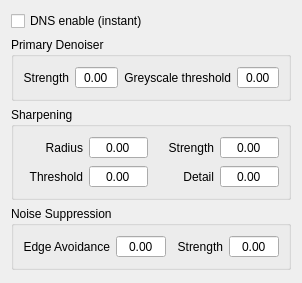
<?xml version="1.0" encoding="UTF-8"?>
<ui version="4.0">
 <class>Noise</class>
 <widget class="QWidget" name="Noise">
  <property name="geometry">
   <rect>
    <x>0</x>
    <y>0</y>
    <width>302</width>
    <height>283</height>
   </rect>
  </property>
  <property name="windowTitle">
   <string>Noise</string>
  </property>
  <layout class="QGridLayout" name="gridLayout">
   <item row="1" column="0">
    <widget class="QGroupBox" name="primaryDenoiser_gb">
     <property name="title">
      <string>Primary Denoiser</string>
     </property>
     <layout class="QGridLayout" name="gridLayout_2">
      <item row="0" column="1">
       <widget class="QDoubleSpinBox" name="primaryDenoiser_Strength_sb">
        <property name="alignment">
         <set>Qt::AlignCenter</set>
        </property>
        <property name="buttonSymbols">
         <enum>QAbstractSpinBox::NoButtons</enum>
        </property>
       </widget>
      </item>
      <item row="0" column="2">
       <widget class="QLabel" name="label_2">
        <property name="text">
         <string>Greyscale threshold</string>
        </property>
        <property name="alignment">
         <set>Qt::AlignRight|Qt::AlignTrailing|Qt::AlignVCenter</set>
        </property>
       </widget>
      </item>
      <item row="0" column="0">
       <widget class="QLabel" name="label">
        <property name="text">
         <string>Strength</string>
        </property>
        <property name="alignment">
         <set>Qt::AlignRight|Qt::AlignTrailing|Qt::AlignVCenter</set>
        </property>
       </widget>
      </item>
      <item row="0" column="3">
       <widget class="QDoubleSpinBox" name="primaryDenoiser_GrayscaleThreshold_sb">
        <property name="alignment">
         <set>Qt::AlignCenter</set>
        </property>
        <property name="buttonSymbols">
         <enum>QAbstractSpinBox::NoButtons</enum>
        </property>
       </widget>
      </item>
     </layout>
    </widget>
   </item>
   <item row="2" column="0">
    <widget class="QGroupBox" name="sharpening_gb">
     <property name="title">
      <string>Sharpening</string>
     </property>
     <layout class="QGridLayout" name="gridLayout_3">
      <item row="0" column="0">
       <widget class="QLabel" name="label_3">
        <property name="text">
         <string>Radius</string>
        </property>
        <property name="alignment">
         <set>Qt::AlignRight|Qt::AlignTrailing|Qt::AlignVCenter</set>
        </property>
       </widget>
      </item>
      <item row="2" column="0">
       <widget class="QLabel" name="label_5">
        <property name="text">
         <string>Threshold</string>
        </property>
        <property name="alignment">
         <set>Qt::AlignRight|Qt::AlignTrailing|Qt::AlignVCenter</set>
        </property>
       </widget>
      </item>
      <item row="0" column="2">
       <widget class="QLabel" name="label_4">
        <property name="text">
         <string>Strength</string>
        </property>
        <property name="alignment">
         <set>Qt::AlignRight|Qt::AlignTrailing|Qt::AlignVCenter</set>
        </property>
       </widget>
      </item>
      <item row="0" column="1">
       <widget class="QDoubleSpinBox" name="sharpening_Radius_sb">
        <property name="alignment">
         <set>Qt::AlignCenter</set>
        </property>
        <property name="buttonSymbols">
         <enum>QAbstractSpinBox::NoButtons</enum>
        </property>
       </widget>
      </item>
      <item row="2" column="1">
       <widget class="QDoubleSpinBox" name="sharpening_Threshold_sb">
        <property name="alignment">
         <set>Qt::AlignCenter</set>
        </property>
        <property name="buttonSymbols">
         <enum>QAbstractSpinBox::NoButtons</enum>
        </property>
       </widget>
      </item>
      <item row="0" column="3">
       <widget class="QDoubleSpinBox" name="sharpening_Strength_sb">
        <property name="alignment">
         <set>Qt::AlignCenter</set>
        </property>
        <property name="buttonSymbols">
         <enum>QAbstractSpinBox::NoButtons</enum>
        </property>
       </widget>
      </item>
      <item row="2" column="2">
       <widget class="QLabel" name="label_6">
        <property name="text">
         <string>Detail</string>
        </property>
        <property name="alignment">
         <set>Qt::AlignRight|Qt::AlignTrailing|Qt::AlignVCenter</set>
        </property>
       </widget>
      </item>
      <item row="2" column="3">
       <widget class="QDoubleSpinBox" name="sharpening_Detail_sb">
        <property name="alignment">
         <set>Qt::AlignCenter</set>
        </property>
        <property name="buttonSymbols">
         <enum>QAbstractSpinBox::NoButtons</enum>
        </property>
       </widget>
      </item>
     </layout>
    </widget>
   </item>
   <item row="3" column="0">
    <widget class="QGroupBox" name="noiseSuppression_gb">
     <property name="title">
      <string>Noise Suppression</string>
     </property>
     <layout class="QGridLayout" name="gridLayout_4">
      <item row="0" column="0">
       <widget class="QLabel" name="label_7">
        <property name="text">
         <string>Edge Avoidance</string>
        </property>
        <property name="alignment">
         <set>Qt::AlignRight|Qt::AlignTrailing|Qt::AlignVCenter</set>
        </property>
       </widget>
      </item>
      <item row="0" column="2">
       <widget class="QLabel" name="label_8">
        <property name="text">
         <string>Strength</string>
        </property>
        <property name="alignment">
         <set>Qt::AlignRight|Qt::AlignTrailing|Qt::AlignVCenter</set>
        </property>
       </widget>
      </item>
      <item row="0" column="1">
       <widget class="QDoubleSpinBox" name="noiseSuppression_EdgeAvoidance_sb">
        <property name="alignment">
         <set>Qt::AlignCenter</set>
        </property>
        <property name="buttonSymbols">
         <enum>QAbstractSpinBox::NoButtons</enum>
        </property>
       </widget>
      </item>
      <item row="0" column="3">
       <widget class="QDoubleSpinBox" name="noiseSuppression_Strength_sb">
        <property name="alignment">
         <set>Qt::AlignCenter</set>
        </property>
        <property name="buttonSymbols">
         <enum>QAbstractSpinBox::NoButtons</enum>
        </property>
       </widget>
      </item>
     </layout>
    </widget>
   </item>
   <item row="0" column="0">
    <widget class="QCheckBox" name="DNSenable_cb">
     <property name="text">
      <string>DNS enable (instant)</string>
     </property>
    </widget>
   </item>
   <item row="4" column="0">
    <spacer name="verticalSpacer">
     <property name="orientation">
      <enum>Qt::Vertical</enum>
     </property>
     <property name="sizeHint" stdset="0">
      <size>
       <width>20</width>
       <height>40</height>
      </size>
     </property>
    </spacer>
   </item>
  </layout>
 </widget>
 <tabstops>
  <tabstop>DNSenable_cb</tabstop>
  <tabstop>primaryDenoiser_Strength_sb</tabstop>
  <tabstop>primaryDenoiser_GrayscaleThreshold_sb</tabstop>
  <tabstop>sharpening_Radius_sb</tabstop>
  <tabstop>sharpening_Strength_sb</tabstop>
  <tabstop>sharpening_Threshold_sb</tabstop>
  <tabstop>sharpening_Detail_sb</tabstop>
  <tabstop>noiseSuppression_EdgeAvoidance_sb</tabstop>
  <tabstop>noiseSuppression_Strength_sb</tabstop>
 </tabstops>
 <resources/>
 <connections/>
</ui>
